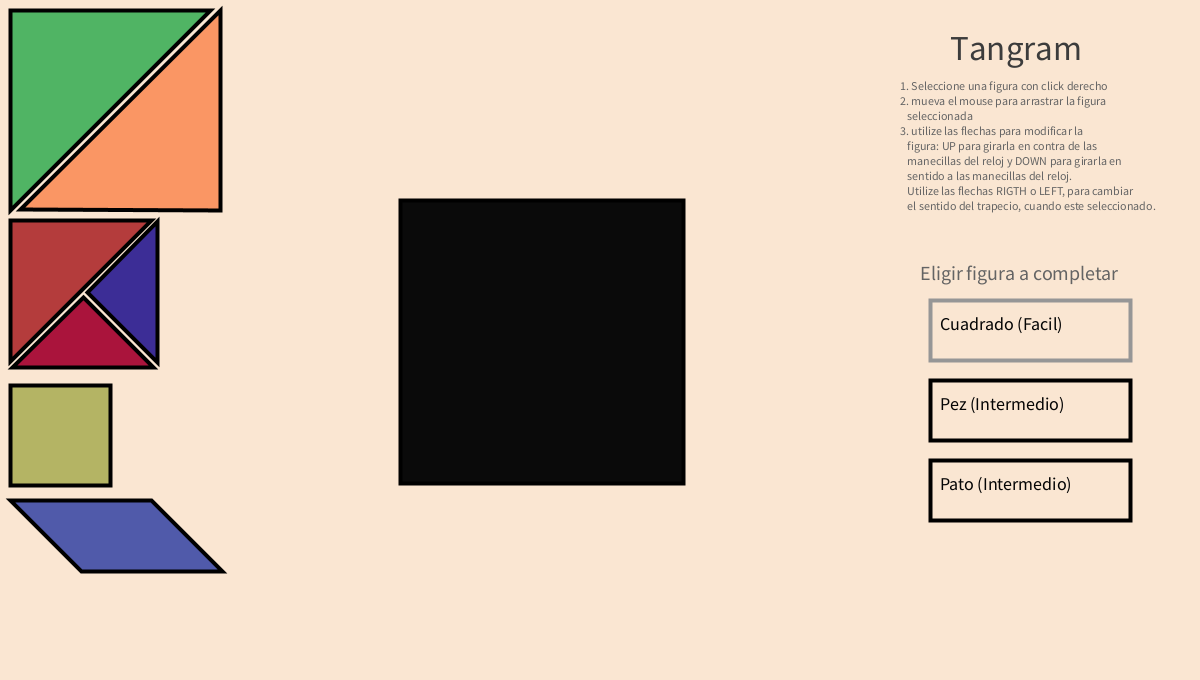
Frame 1 (no input)
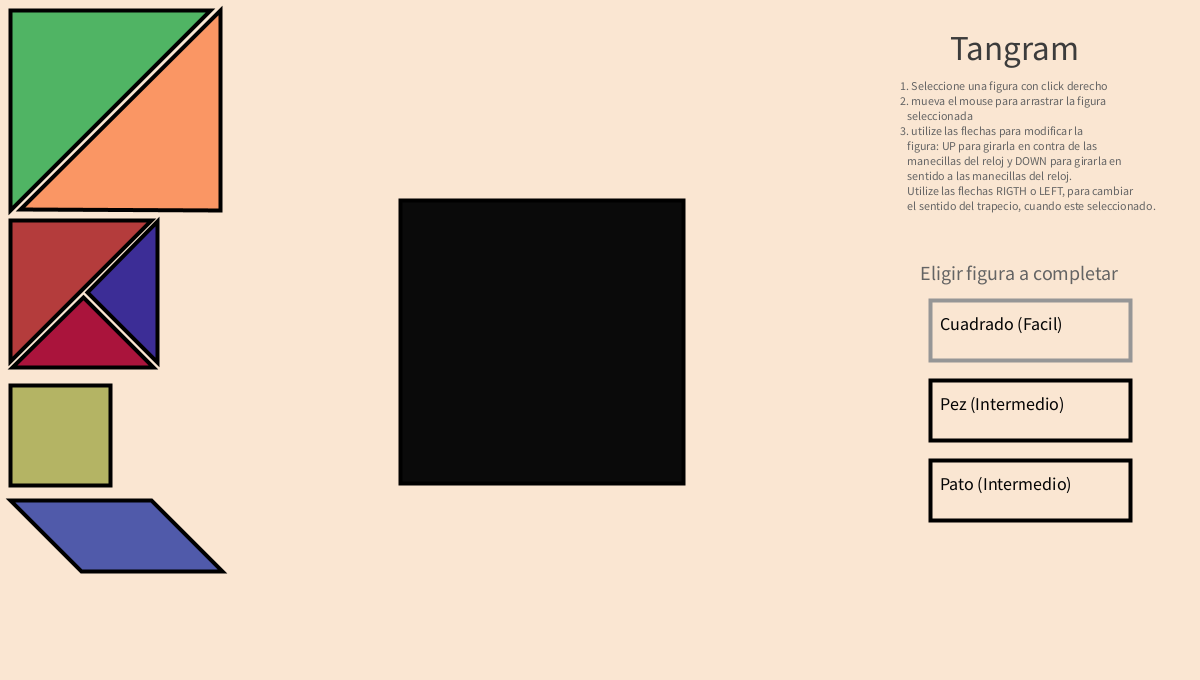
Frame 60 (the mouse pressed at the canvas centre just before this capture)
Frame 120 (the mouse held since frame 60 and released just before this capture): identical to frame 60, image omitted

The Processing sketch that drew these frames (run headless with seeded random() and noise(); from frame 60 on, the mouse is pressed at the canvas centre):

// Processing sketch: Tangramm
// ── Tangramm.pde
color W = color(250,230,210);
//color de las figuras ( T = triangulos, Q = trapecios )
color T1= color(80,180,100);
color T2= color(250,150,100);
color T3= color(180,60,60);
color T4= color(170,20,60);
color T5= color(60,45,150);
color Q1= color(180,180,100);
color Q2= color(80,90,170);

//variables usadas para la seleccion de la figura
    int seleccionado=0;
    int Seleccion = 0;
    color obj_sel;
    int coorX = mouseX;
    int coorY = mouseY;
    
//FIguras para armar, completar figuras
  int TipoDeFig=1;
  void Dibujar_Fig(int x){
      if(x ==1){fill(10); rect(400,200,283,283);}
      if(x ==2){
      pushMatrix();
    translate(500, 300); rotate(PI);
      fill(0);
      triangle(0,0,200,0,0,200);
      popMatrix();
    pushMatrix();
    translate(500, 300); rotate(PI/2);
      triangle(0,0,200,0,0,200);
      popMatrix();
    pushMatrix();
    translate(603, 250); rotate(3*PI/4);
      triangle(0,0,141,0,0,141);
      popMatrix();
    pushMatrix();
    translate(504, 459); rotate(-PI/4);
      triangle(0,0,100,0,0,100);
      popMatrix();
    pushMatrix();
    translate(504, 146); rotate(-PI/4);
      triangle(0,0,100,0,0,100);
      popMatrix();
    pushMatrix();
    translate(605, 300); rotate(-PI/4);
      rect(0,0,100,100);
      popMatrix();
    pushMatrix();
    translate(503, 455);rotate(3*PI/4); scale(-1,Trap [4]);
      quad(0,0,141,0,212,71,71,71);
      popMatrix();
      }
      
      if(x ==3){
      pushMatrix();
    translate(500, 300); rotate(PI/2);
      fill(0);
      triangle(0,0,200,0,0,200);
      popMatrix();
    pushMatrix();
    translate(500, 500); rotate(-PI/2);
      triangle(0,0,200,0,0,200);
      popMatrix();
    pushMatrix();
    translate(397, 402); rotate(PI/4);
      triangle(0,0,141,0,0,141);
      popMatrix();
    pushMatrix();
    translate(324, 471); rotate(-3*PI/4);
      triangle(0,0,100,0,0,100);
      popMatrix();
    pushMatrix();
    translate(702, 354); rotate(-PI/4);
      triangle(0,0,100,0,0,100);
      popMatrix();
    pushMatrix();
    translate(631, 280); rotate(-PI/4);
      rect(0,0,100,100);
      popMatrix();
    pushMatrix();
    translate(700, 495);rotate(PI/2); scale(-1,Trap [4]);
      quad(0,0,141,0,212,71,71,71);
      popMatrix();
      }
  }
 
    
//posicion de las figuras

float[] Tria_1= new float [3];
float[] Tria_2= new float [3];
float[] Tria_3= new float [3];
float[] Tria_4= new float [3];
float[] Tria_5= new float [3];
float[] Cuad= new float [3];
float[] Trap= new float [5];
      
float rotacionD(float x){
  x = x + PI/4;
  return x;
}
float rotacionI(float x){
  x = x - PI/4;
  return x;
}
float scaled(float x){
  x = x*(-1);
  return x;
}

void posicion_inicial(){
  Tria_1 [0]= 10; Tria_1 [1]= 10; Tria_1 [2]= 0;
  Tria_2 [0]= 220; Tria_2 [1]= 210; Tria_2 [2]= PI;
  Tria_3 [0]= 10; Tria_3 [1]= 220; Tria_3 [2]= 0;
  Tria_4 [0]= 83; Tria_4 [1]= 297; Tria_4 [2]= PI/4;
  Tria_5 [0]= 87; Tria_5 [1]= 292; Tria_5 [2]= -PI/4;
  Cuad [0]= 10; Cuad [1]= 385; Cuad [2]= 0;
  Trap [0]= 10; Trap [1]= 500; Trap [2]= 0; Trap [3]= 1; Trap [4]= 1;
}

      
void setup(){
  size(1200,680);
  background(W);
  strokeWeight(4);
  posicion_inicial();
}     
    
    
void draw(){
  background(W);
  
  Dibujar_Fig(TipoDeFig);
    //triangulo1
    pushMatrix();
    translate(Tria_1 [0], Tria_1 [1]); rotate(Tria_1 [2]);
      fill(T1);
      triangle(0,0,200,0,0,200);
      if(Seleccion == 1){stroke(225); triangle(0,0,200,0,0,200); stroke(0);}
      popMatrix();
    //triangulo2
    pushMatrix();
    translate(Tria_2 [0], Tria_2 [1]); rotate(Tria_2 [2]);
      fill(T2);
      triangle(0,0,200,0,0,200);
      if(Seleccion == 2){stroke(225); triangle(0,0,200,0,0,200); stroke(0);}
      popMatrix();
    //triangulo3
    pushMatrix();
    translate(Tria_3 [0], Tria_3 [1]); rotate(Tria_3 [2]);
      fill(T3);
      triangle(0,0,141,0,0,141);
      if(Seleccion == 3){stroke(225); triangle(0,0,141,0,0,141); stroke(0);}
      popMatrix();
    //triangulo4
    pushMatrix();
    translate(Tria_4 [0], Tria_4 [1]); rotate(Tria_4 [2]);
      fill(T4);
      triangle(0,0,100,0,0,100);
      if(Seleccion == 4){stroke(225); triangle(0,0,100,0,0,100); stroke(0);}
      popMatrix();
    //triangulo5
    pushMatrix();
    translate(Tria_5 [0], Tria_5 [1]); rotate(Tria_5 [2]);
      fill(T5);
      triangle(0,0,100,0,0,100);
      if(Seleccion == 5){stroke(225); triangle(0,0,100,0,0,100); stroke(0);}
      popMatrix();
    //cuadrado
    pushMatrix();
    translate(Cuad [0], Cuad [1]); rotate(Cuad [2]);
      fill(Q1);
      rect(0,0,100,100);
      if(Seleccion == 6){stroke(225); rect(0,0,100,100); stroke(0);}
      popMatrix();
    //trapecio2
    pushMatrix();
    translate(Trap [0], Trap [1]); rotate(Trap [2]); scale(Trap [3],Trap [4]);
      fill(Q2);
      quad(0,0,141,0,212,71,71,71);
      if(Seleccion == 7){stroke(225); quad(0,0,141,0,212,71,71,71); stroke(0);}
      popMatrix();
      
      
    textSize(35); 
    fill(60);
    text("Tangram", 950, 60);
    textSize(12); 
    fill(100);
    text("1. Seleccione una figura con click derecho", 900, 90); 
    text("2. mueva el mouse para arrastrar la figura", 900, 105); 
    text("   seleccionada", 900, 120); 
    text("3. utilize las flechas para modificar la ", 900, 135); 
    text("   figura: UP para girarla en contra de las", 900, 150); 
    text("   manecillas del reloj y DOWN para girarla en", 900, 165); 
    text("   sentido a las manecillas del reloj.", 900, 180); 
    text("   Utilize las flechas RIGTH o LEFT, para cambiar ", 900, 195); 
    text("   el sentido del trapecio, cuando este seleccionado.", 900, 210); 
    
    
    //elegir figura 
    textSize(20); text("Eligir figura a completar", 920, 280); textSize(18);
    fill(W);   if(TipoDeFig==1){stroke(150);} rect(930,300,200,60);stroke(0); 
               if(TipoDeFig==2){stroke(150);} rect(930,380,200,60);stroke(0);    
               if(TipoDeFig==3){stroke(150);} rect(930,460,200,60);stroke(0); 
    fill(5);
    text("Cuadrado (Facil)", 940, 330);
    text("Pez (Intermedio)", 940, 410);
    text("Pato (Intermedio)", 940, 490);
    
    if( Tria_1 [0]>530 && Tria_1 [0]<550  && Tria_1 [1]>330 && Tria_1 [1]<350  && 
        Tria_2 [0]>530 && Tria_2 [0]<550  && Tria_2 [1]>330 && Tria_2 [1]<350  && 
        ((Tria_3 [0]>390 && Tria_3 [0]<410)||(Tria_3 [0]>673 && Tria_3 [0]<693))  && 
        ((Tria_3 [1]>190 && Tria_3 [1]<210)||(Tria_3 [1]>473 && Tria_3 [1]<493))  &&
        Tria_4 [0]>465 && Tria_4 [0]<617  && Tria_4 [1]>265 && Tria_4 [1]<417 &&
        Tria_5 [0]>465 && Tria_5 [0]<617  && Tria_5 [1]>265 && Tria_5 [1]<417 &&
        Cuad [0]>390 && Cuad [0]<693  && Cuad [1]>190 && Cuad [1]<493  &&
        ((Trap [0]>390 && Trap [0]<410)||(Trap [0]>673 && Trap [0]<693))  && 
        ((Trap [1]>190 && Trap [1]<210)||(Trap [1]>473 && Trap [1]<493))  &&
        seleccionado == 0 && TipoDeFig == 1){
          fill(140,100,80);
          rect(370,550,345,70,8);
          fill(200);
          text("Has completado la figura 'Cuadrado'", 380, 585);
    }
    
    if( Tria_1 [0]>490 && Tria_1 [0]<510  && Tria_1 [1]>290 && Tria_1 [1]<310  && 
        Tria_2 [0]>490 && Tria_2 [0]<510  && Tria_2 [1]>290 && Tria_2 [1]<310  && 
        Tria_3 [0]>590 && Tria_3 [0]<610  && Tria_3 [1]>240 && Tria_3 [1]<260  &&
        Tria_4 [0]>490 && Tria_4 [0]<514  && ((Tria_4 [1]>450 && Tria_4 [1]<470)  || (Tria_4 [1]>136 && Tria_4 [1]<156) ) &&
        Tria_5 [0]>490 && Tria_5 [0]<514  && ((Tria_5 [1]>450 && Tria_5 [1]<470)  || (Tria_5 [1]>136 && Tria_5 [1]<156) ) &&
        Cuad [0]>590 && Cuad [0]<752  && Cuad [1]>227 && Cuad [1]<369  &&
        Trap [0]>490 && Trap [0]<514 && Trap [1]>445 && Trap [1]<465 && Trap [3]==-1  &&
        seleccionado == 0 && TipoDeFig == 2){
          fill(140,100,80);
          rect(400,550,283,70,8);
          fill(200);
          text("Has completado la figura 'Pez'", 412, 585);
    }
    
    if( Tria_1 [0]>490 && Tria_1 [0]<510  && ((Tria_1 [1]>290 && Tria_1 [1]<310) || (Tria_1 [1]>490 && Tria_1 [1]<510))  && 
        Tria_2 [0]>490 && Tria_2 [0]<510  && ((Tria_2 [1]>290 && Tria_2 [1]<310) || (Tria_2 [1]>490 && Tria_2 [1]<510))  && 
        Tria_3 [0]>387 && Tria_3 [0]<407  && Tria_3 [1]>392 && Tria_3 [1]<412  &&
        ((Tria_4 [0]>314 && Tria_4 [0]<334)  || (Tria_4 [0]>692 && Tria_4 [0]<712) )  && ((Tria_4 [1]>461 && Tria_4 [1]<481)  || (Tria_4 [1]>344 && Tria_4 [1]<364) ) &&
        ((Tria_5 [0]>314 && Tria_5 [0]<334)  || (Tria_5 [0]>692 && Tria_5 [0]<712) )  && ((Tria_5 [1]>461 && Tria_5 [1]<481)  || (Tria_5 [1]>344 && Tria_5 [1]<364) ) &&
        Cuad [0]>625 && Cuad [0]<705  && Cuad [1]>205 && Cuad [1]<355  &&
        Trap [0]>690 && Trap [0]<710 && Trap [1]>485 && Trap [1]<505 && Trap [3]==-1  &&
        seleccionado == 0 && TipoDeFig == 3){
          fill(140,100,80);
          rect(400,550,283,75,8);
          fill(200);
          text("Has completado la figura 'Pato'", 412, 585);
    }
    
}



void mouseClicked() {
  obj_sel = get(mouseX, mouseY);
  if (seleccionado==0 && obj_sel != W) {
    seleccionado = 1;
    
        if (obj_sel == T1) {
          Seleccion = 1;
        }
        if (obj_sel == T2) {
          Seleccion = 2;
        }
        if (obj_sel == T3) {
          Seleccion = 3;
        }
        if (obj_sel == T4) {
          Seleccion = 4;
        }
        if (obj_sel == T5) {
          Seleccion = 5;
        }
        if (obj_sel == Q1) {
          Seleccion = 6;
        }
        if (obj_sel == Q2) {
          Seleccion = 7;
        }
    
  }else{
  seleccionado = 0;
  Seleccion = 0;
  }
  
  if(mouseX>930 && mouseX<1130 && mouseY>300 && mouseY<360){
      TipoDeFig = 1;
      posicion_inicial();
  }
  if(mouseX>930 && mouseX<1130 && mouseY>380 && mouseY<440){
      TipoDeFig = 2;
      posicion_inicial();
  }
  
  if(mouseX>930 && mouseX<1130 && mouseY>460 && mouseY<520){
      TipoDeFig = 3;
      posicion_inicial();
  }
  
}


void mouseMoved() {
  if(seleccionado == 1){
          if (Seleccion == 1) {
            Tria_1 [0]=Tria_1 [0]+(mouseX-coorX);
            Tria_1 [1]=Tria_1 [1]+(mouseY-coorY);
          }
          if (Seleccion == 2) {
            Tria_2 [0]=Tria_2 [0]+(mouseX-coorX);
            Tria_2 [1]=Tria_2 [1]+(mouseY-coorY);
          }
          if (Seleccion == 3) {
            Tria_3 [0]=Tria_3 [0]+(mouseX-coorX);
            Tria_3 [1]=Tria_3 [1]+(mouseY-coorY);
          }
          if (Seleccion == 4) {
            Tria_4 [0]=Tria_4 [0]+(mouseX-coorX);
            Tria_4 [1]=Tria_4 [1]+(mouseY-coorY);
          }
          if (Seleccion == 5) {
            Tria_5 [0]=Tria_5 [0]+(mouseX-coorX);
            Tria_5 [1]=Tria_5 [1]+(mouseY-coorY);
          }
          if (Seleccion == 6) {
            Cuad [0]=Cuad [0]+(mouseX-coorX);
            Cuad [1]=Cuad [1]+(mouseY-coorY);
          }
          if (Seleccion == 7) {
            Trap [0]=Trap [0]+(mouseX-coorX);
            Trap [1]=Trap [1]+(mouseY-coorY);
          }
  }
  coorX = mouseX;
  coorY = mouseY;
}

void keyPressed() {
  if(seleccionado == 1){
  if (key == CODED) {
    if (keyCode == DOWN) {
      if (Seleccion == 1) {
            Tria_1 [2] = rotacionD(Tria_1 [2]);
          }
          if (Seleccion == 2) {
            Tria_2 [2] = rotacionD(Tria_2 [2]);
          }
          if (Seleccion == 3) {
            Tria_3 [2] = rotacionD(Tria_3 [2]);
          }
          if (Seleccion == 4) {
            Tria_4 [2] = rotacionD(Tria_4 [2]);
          }
          if (Seleccion == 5) {
            Tria_5 [2] = rotacionD(Tria_5 [2]);
          }
          if (Seleccion == 6) {
            Cuad [2] = rotacionD(Cuad [2]);
          }
          if (Seleccion == 7) {
            Trap [2] = rotacionD(Trap [2]);
          }
    } else if (keyCode == UP) {
      if (Seleccion == 1) {
            Tria_1 [2] = rotacionI(Tria_1 [2]);
          }
          if (Seleccion == 2) {
            Tria_2 [2] = rotacionI(Tria_2 [2]);
          }
          if (Seleccion == 3) {
            Tria_3 [2] = rotacionI(Tria_3 [2]);
          }
          if (Seleccion == 4) {
            Tria_4 [2] = rotacionI(Tria_4 [2]);
          }
          if (Seleccion == 5) {
            Tria_5 [2] = rotacionI(Tria_5 [2]);
          }
          if (Seleccion == 6) {
            Cuad [2] = rotacionI(Cuad [2]);
          }
          if (Seleccion == 7) {
            Trap [2] = rotacionI(Trap [2]);
          }
    } else if (keyCode == LEFT || keyCode == RIGHT){
          if (Seleccion == 7) {
            Trap [3] = scaled(Trap [3]);
          }
    }
  } 
 }
}
